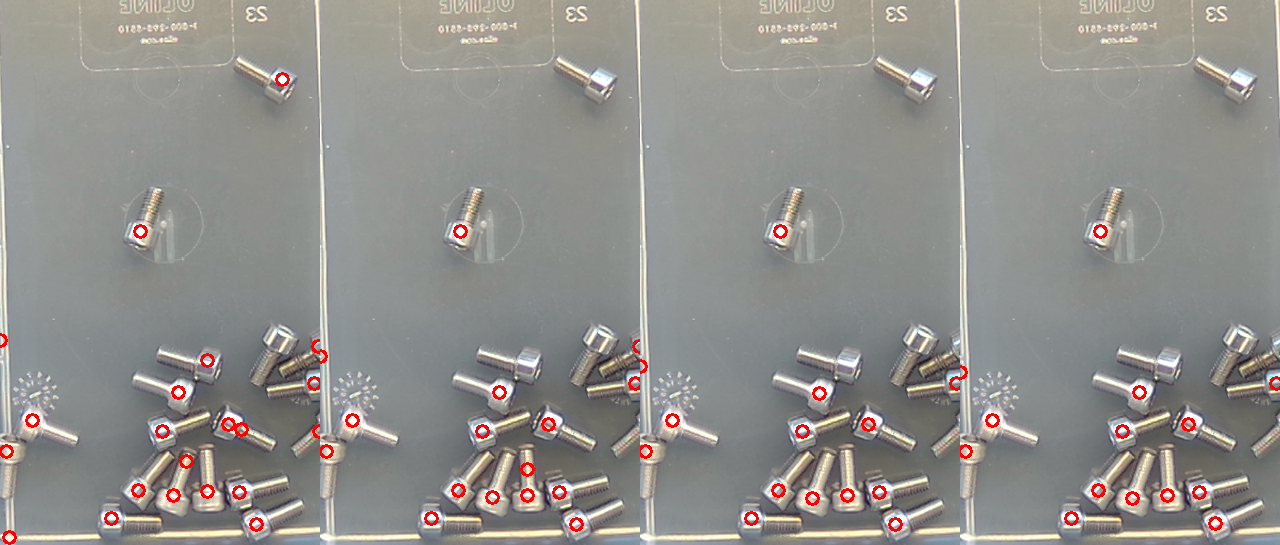
#> input picture dev/cores.png, 1280 x 545 px, given in place of gt27_0.png, which was not available
$ python m8.py
#> lines starting #> are read from the running program, lines starting #| are printed output that depends on the picture; after the words box and inside, x2 and y2 are one past the last pixel; in counts of white or black regions, pixels touching at a corner belong together; long printed decimals are rounded
### dev/approaches/tmp_ws/m2.py
import cv2,numpy as np,sys,time
def binmask(g):
    gb=cv2.GaussianBlur(g,(0,0),3)
    _,br=cv2.threshold(gb,0,255,cv2.THRESH_BINARY+cv2.THRESH_OTSU)
    br=cv2.morphologyEx(br,cv2.MORPH_CLOSE,cv2.getStructuringElement(cv2.MORPH_ELLIPSE,(51,51)))
    n,lab,st,_=cv2.connectedComponentsWithStats(br)
    i=1+np.argmax(st[1:,4]); cs,_=cv2.findContours((lab==i).astype(np.uint8),0,2)
    hull=cv2.convexHull(max(cs,key=cv2.contourArea)); m=np.zeros_like(g); cv2.drawContours(m,[hull],-1,255,-1); return m
# [10 lines that do not run on import are left out]


### dev/approaches/tmp_ws/m8.py
import cv2,numpy as np,sys,time
sys.path.insert(0,'dev/approaches/tmp_ws'); from m2 import binmask
def prep(f,S=2):
    g=cv2.cvtColor(f,6); H,W=g.shape
    b=cv2.erode(binmask(g),cv2.getStructuringElement(2,(31,31)))
    g2=cv2.resize(g,(W//S,H//S),interpolation=cv2.INTER_AREA); b2=cv2.resize(b,(W//S,H//S),interpolation=0)
    h,w=g2.shape; s=4
    bg=cv2.resize(cv2.medianBlur(cv2.resize(g2,(w//s,h//s),interpolation=cv2.INTER_AREA),21//S*2+1 if S>1 else 21),(w,h)).astype(np.float32)
    d=g2.astype(np.float32)-bg; d[b2==0]=0
    pos=np.percentile(d[b2>0],99.9); neg=-np.percentile(d[b2>0],0.1); pol=1 if pos>neg else -1
    return f,g2,b2,d*pol,max(pos,neg)
if __name__=='__main__':
 for n in ['gt27_0','frame_focused']:
    f,g,b,sd,peak=prep(cv2.imread(f'dev/{n}.png'))
#> in prep, f is the input picture: shape (545, 1280, 3); mean B, G, R 140.6, 144, 145.7
#> in binmask, `gb=cv2.GaussianBlur(g,(0,0),3)`:
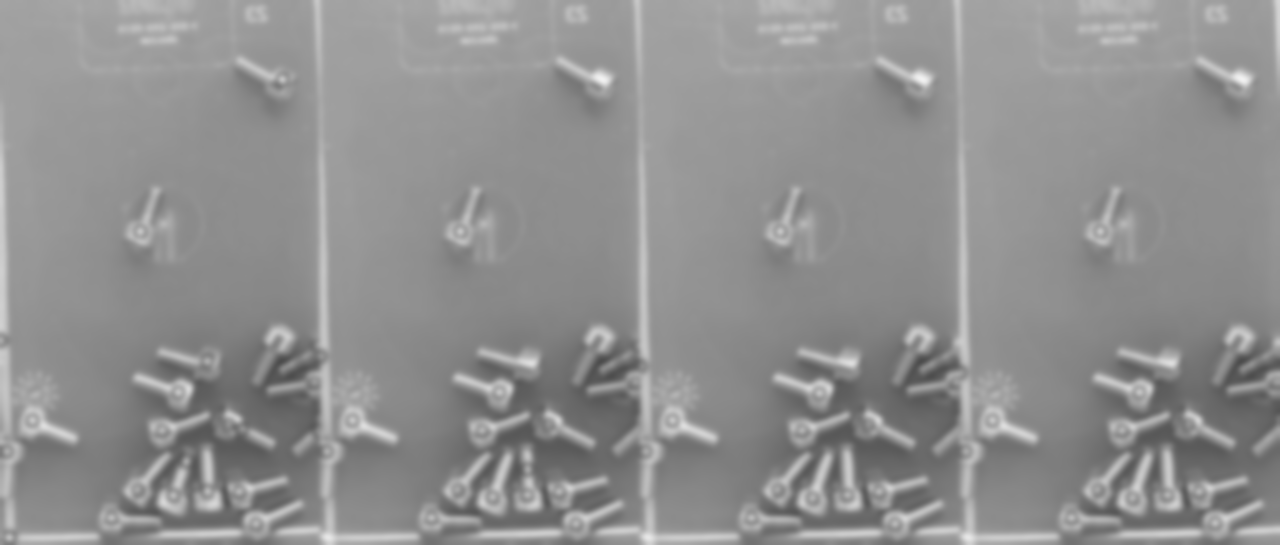
#> gb: shape (545, 1280); min 76, max 241, mean 144
#> in binmask, `_,br=cv2.threshold(gb,0,255,cv2.THRESH_BINARY+cv2.THRESH_OTSU)`:
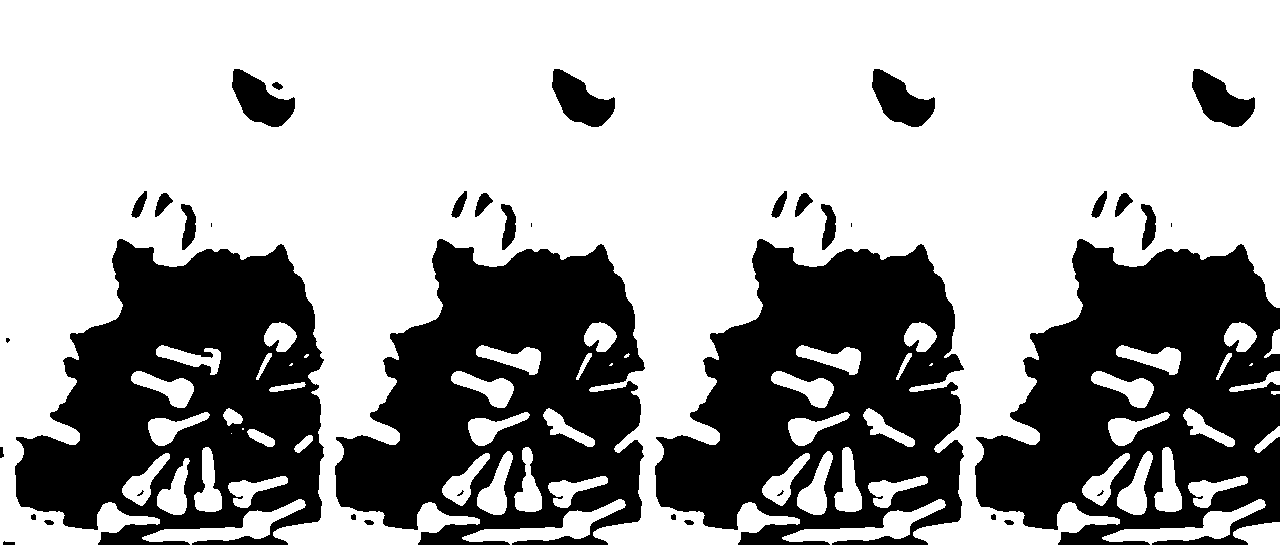
#> br: shape (545, 1280); 64.7% white; 40 black regions (9 under 20 px), largest, box (x1, y1, x2, y2) and area: (15, 239, 324, 545) 59005, (335, 239, 645, 545) 58448, (975, 239, 1280, 545) 58300
#> in binmask, `br=cv2.morphologyEx(br,cv2.MORPH_CLOSE,cv2.getStructuringElement(cv2.M..`:
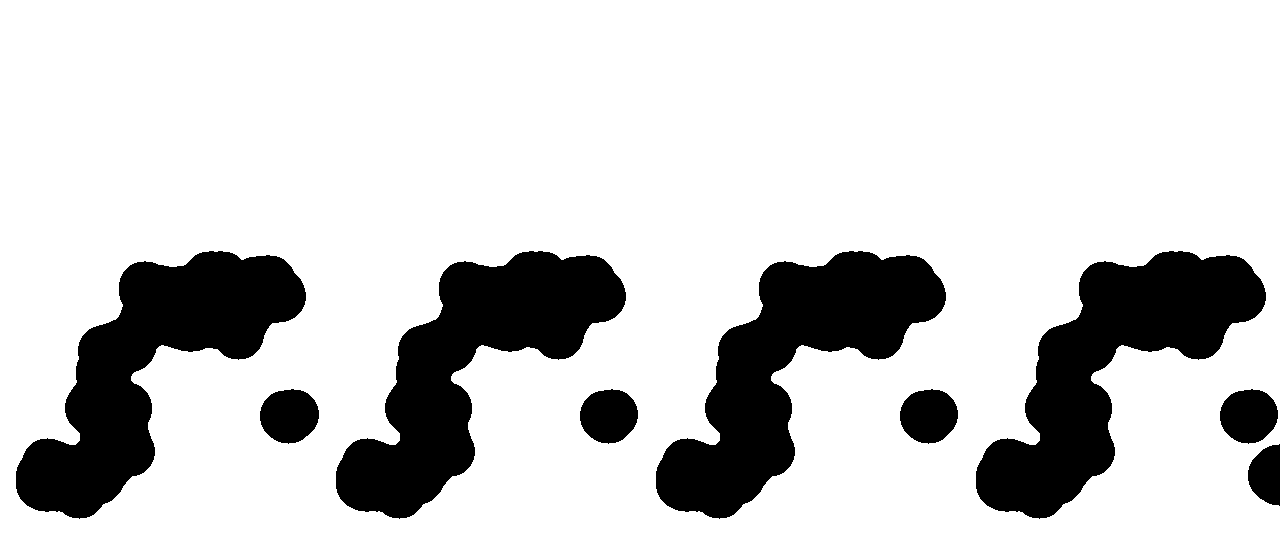
#> br: shape (545, 1280); 80.5% white; 9 black regions, largest, box (x1, y1, x2, y2) and area: (16, 251, 306, 519) 31205, (336, 251, 626, 519) 31195, (656, 251, 946, 519) 31195
#> in binmask, `n,lab,st,_=cv2.connectedComponentsWithStats(br)`: lab: shape (545, 1280) int32; values 0 (black) and 1 (white), 80.5% white; 9 black regions
#> in binmask, `n,lab,st,_=cv2.connectedComponentsWithStats(br)`: n = 2; st = [[16, 251, 1264, 268, 136165], [0, 0, 1280, 545, 561435]]
#> in binmask, `i = 1 + np.argmax(st[1:, 4])`: i = 1
#> in binmask, `cs, _ = cv2.findContours((lab == i).astype(np.uint8), 0, 2)`: cs = 1 contour; box (x1, y1, x2, y2) and area: (0, 0, 1280, 545) 694256
#> in binmask, `hull = cv2.convexHull(max(cs, key=cv2.contourArea))`: hull = [[1279, 0], [1279, 544], [0, 544], [0, 0]]
#> in binmask, `cv2.drawContours(m, [hull], -1, 255, -1)`: m: shape (545, 1280); every value is 255
#> in prep, `b2 = cv2.resize(b, (W // S, H // S), interpolation=0)`: b2: shape (272, 640); every value is 255
#> in prep, `bg=cv2.resize(cv2.medianBlur(cv2.resize(g2,(w//s,h//s),interpolation=c..`:
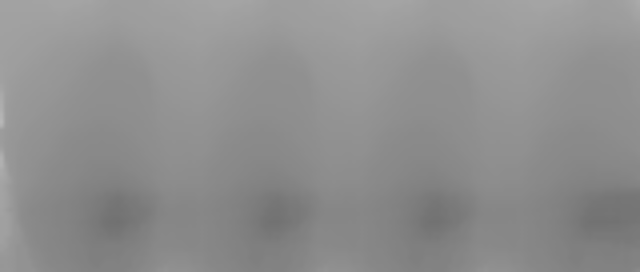
#> bg: shape (272, 640) float32; min 113, max 183, mean 142.3
#> in prep, `d = g2.astype(np.float32) - bg`:
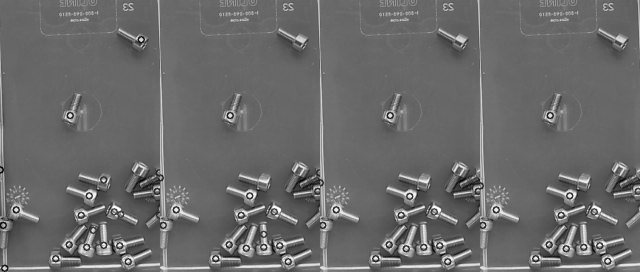
#> d: shape (272, 640) float32; min -97, max 139, mean 1.7; drawn with min black and max white
#> in prep, `pos = np.percentile(d[b2 > 0], 99.9)`: pos = 126
#> in prep, `neg = -np.percentile(d[b2 > 0], 0.1)`: neg = 75
#> in prep, `pol = 1 if pos > neg else -1`: pol = 1
#> peak = 126
    m=((sd>0.4*peak)*255).astype(np.uint8)
#> m: shape (272, 640); 5.5% white in thin lines or dots
    dt=cv2.distanceTransform(m,cv2.DIST_L2,5)
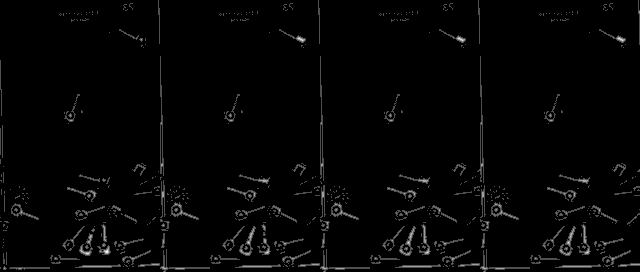
#> dt: shape (272, 640) float32; min 0, max 3.2, mean 0.0613; drawn with min black and max white
    sk=cv2.ximgproc.thinning(m) if hasattr(cv2,'ximgproc') else None
#> sk: shape (272, 640); 2.7% white in thin lines or dots
    print(n,'ximgproc',sk is not None)
#| gt27_0 ximgproc True
    loc=(dt>=cv2.dilate(dt,np.ones((3,3))))&(dt>1.5)
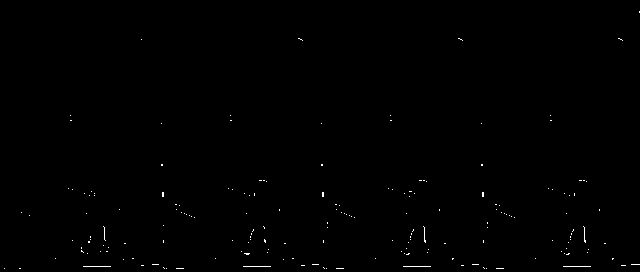
#> loc: shape (272, 640) bool; 0.31% white in thin lines or dots
    print(n,'ridge dt hist',np.percentile(dt[loc],[25,50,75,90]))
#| gt27_0 ridge dt hist [2.         2.         2.         2.197]
#> pass 2 of the loop `for n in ['gt27_0','frame_focused']:`:
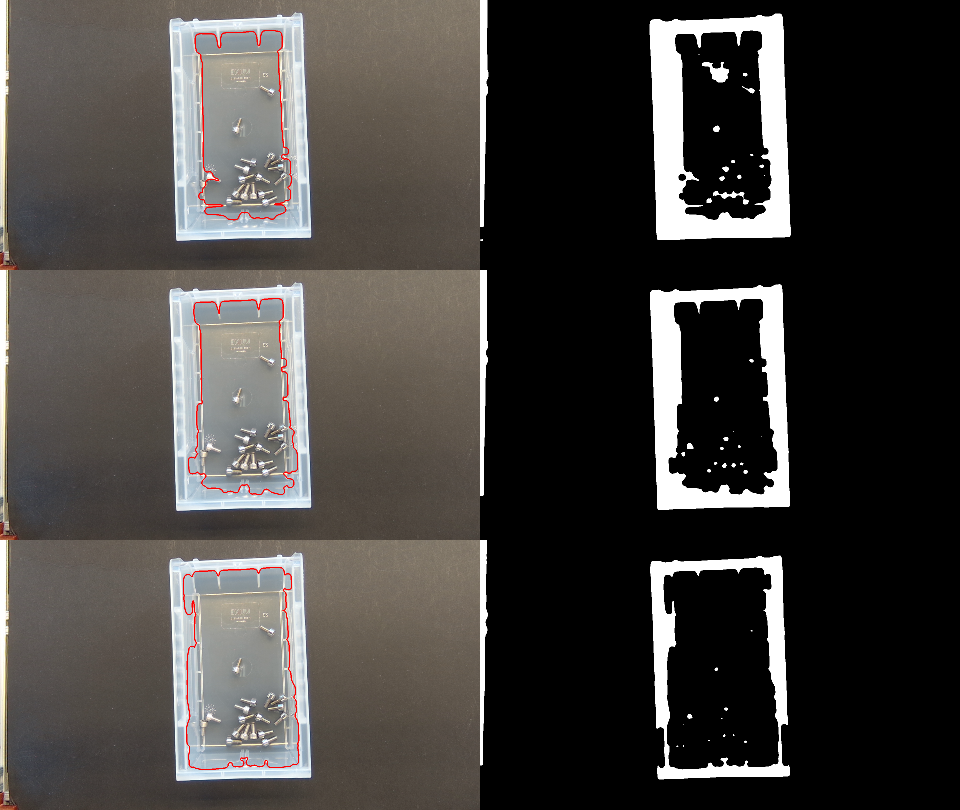
#> input picture dev/floor.png, 960 x 810 px, given in place of frame_focused.png, which was not available
#> g: shape (810, 960)
#> in prep, f is the input picture: shape (810, 960, 3); mean B, G, R 63.6, 66.2, 69.1
#> gb: shape (810, 960)
#> lab: shape (810, 960) int32; 3 distinct labels, from 0 to 2
#> cs = 1 contour; box (x1, y1, x2, y2) and area: (0, 0, 490, 810) 392696
#> b: shape (810, 960); 49.4% white; 1 white region, box (x1, y1, x2, y2) and area: (0, 0, 475, 810) 383901
#> g2: shape (405, 480)
#> b2: shape (405, 480); 49.5% white; 1 white region, box (x1, y1, x2, y2) and area: (0, 0, 238, 405) 96156
#> bg: shape (405, 480) float32
#> d: shape (405, 480) float32
#> in prep (call 2), `d[b2 == 0] = 0`:
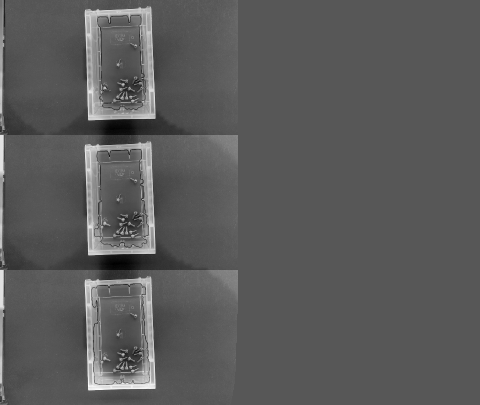
#> d: shape (405, 480) float32; min -96, max 183, mean 3.5; drawn with min black and max white
#> pos = 164.8
#> neg = 89
#> peak = 164.8
#> dt: shape (405, 480) float32
#> sk: shape (405, 480); 1.2% white in thin lines or dots, all inside (x1, y1, x2, y2) = (0, 6, 155, 400)
#| frame_focused ximgproc True
#> `loc=(dt>=cv2.dilate(dt,np.ones((3,3))))&(dt>1.5)`:
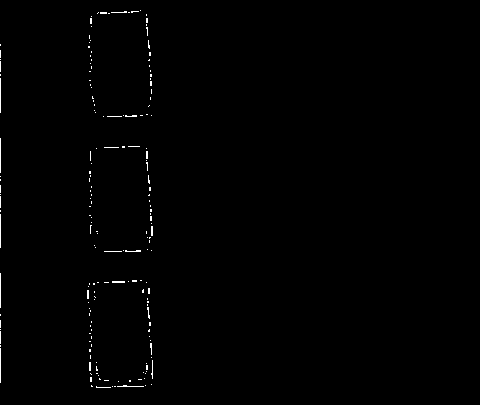
#> loc: shape (405, 480) bool; 0.54% white in thin lines or dots, all inside (x1, y1, x2, y2) = (0, 10, 153, 388)
#| frame_focused ridge dt hist [2.         3.         4.         4.200]
